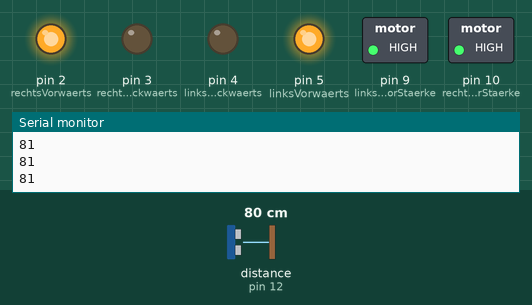
Recording of a sketch running on a simulated Arduino Uno, built with avr-gcc and run on an emulated ATmega328P. Parts: switched loads named in the sketch (green lamp = pin HIGH), output pins drawn as LEDs (lit = HIGH), the last lines printed to the serial monitor. Wiring (inferred from the names in the program): ultrasonic range finder: trigger pin 11; echo pin 12. Inputs (shaded band) come from the test bench; at power-on: distance to the obstacle (sensor on pin 12) 80 cm. The echo pulse lasts 58.3 µs per cm; pins used as bus, display or sensor lines are not drawn.

Above: at 1.2 s.
1.3 s: distance to the obstacle (sensor on pin 12) set to 22 cm
2.8 s: distance to the obstacle (sensor on pin 12) set to 17 cm
At 4.2 s:
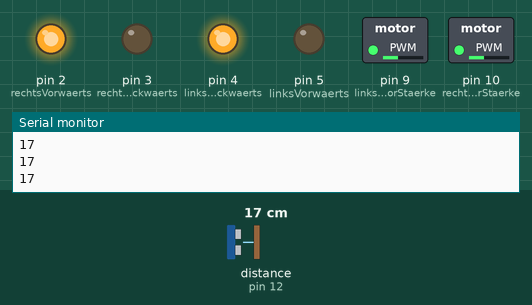
4.5 s: distance to the obstacle (sensor on pin 12) set to 35 cm
At 5.8 s:
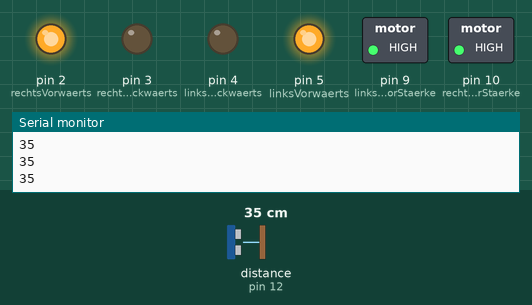
6.1 s: distance to the obstacle (sensor on pin 12) set to 2 cm
At 7.4 s:
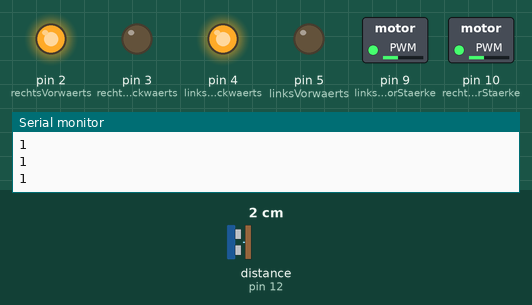
7.7 s: distance to the obstacle (sensor on pin 12) set to 60 cm
At 9.2 s:
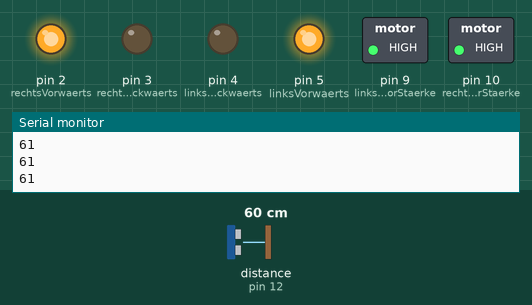
Timing chart, 0 to 10.3 s (numbered marks = the images above; inputs shaded):
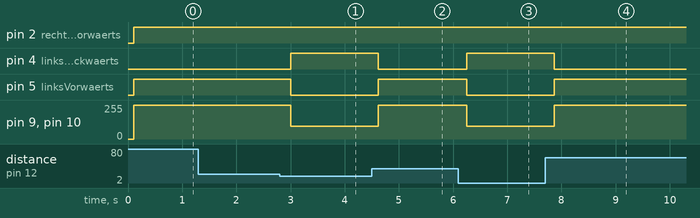

Measured:
- the behaviour switches between 20 and 19 cm on distance to the obstacle (sensor on pin 12) (found by bisection; images 0 and 1)
- after the input at 2.8 s, pin 4 (linksRueckwaerts): LOW → HIGH after 0.20 s; pin 5 (linksVorwaerts): HIGH → LOW after 0.20 s; pin 9 (linksMotorStaerke), pin 10 (rechtsMotorStaerke): 255/255 → 95/255 after 0.20 s
- after the input at 4.5 s, pin 4 (linksRueckwaerts): HIGH → LOW after 0.12 s; pin 5 (linksVorwaerts): LOW → HIGH after 0.12 s; pin 9 (linksMotorStaerke), pin 10 (rechtsMotorStaerke): 95/255 → 255/255 after 0.12 s
- after the input at 6.1 s, pin 4 (linksRueckwaerts): LOW → HIGH after 0.16 s; pin 5 (linksVorwaerts): HIGH → LOW after 0.16 s; pin 9 (linksMotorStaerke), pin 10 (rechtsMotorStaerke): 255/255 → 95/255 after 0.16 s
- after the input at 7.7 s, pin 4 (linksRueckwaerts): HIGH → LOW after 0.17 s; pin 5 (linksVorwaerts): LOW → HIGH after 0.17 s; pin 9 (linksMotorStaerke), pin 10 (rechtsMotorStaerke): 95/255 → 255/255 after 0.17 s

The sketch:

sketch_jul19a.ino
```cpp
/******************************* VORBEREITUNG ANFANG *******************************************/

// Arduino Pins definieren und initialisieren

const int TRIGGER = 11;
const int echo = 12;
const int rechtsVorwaerts = 2;
const int rechtsRueckwaerts = 3;
const int linksVorwaerts = 5;
const int linksRueckwaerts = 4;
const int linksMotorStaerke = 9;
const int rechtsMotorStaerke = 10;

// Variablen für Ultraschallsensor definieren und initialisieren

int dauer = 0;
int distanz = 0;

// Arduino Pins genauer festlegen (OUTPUT- oder INPUT-Pins)

void setup()
{
  pinMode(TRIGGER , OUTPUT);
  pinMode(echo , INPUT);
  pinMode(rechtsVorwaerts , OUTPUT);
  pinMode(rechtsRueckwaerts , OUTPUT);
  pinMode(linksVorwaerts , OUTPUT);
  pinMode(linksRueckwaerts , OUTPUT);
  pinMode(linksMotorStaerke , OUTPUT);
  pinMode(rechtsMotorStaerke , OUTPUT);
  Serial.begin(9600);

}

/******************************* VORBEREITUNG ENDE *******************************************/


/******************************* PROGRAMM ANFANG *******************************************/

// Code, der ständig wiederholt wird (-> loop)

void loop()
{
  distanz = distanzMessen();

/******************************* PROGRAMMIERBARER TEIL ANFANG *******************************************/

// Ist das Objekt vor dem Sensor mehr als 20 cm entfernt, fährt der Roboter nach vorne
        analogWrite(linksMotorStaerke, 255);
        analogWrite(rechtsMotorStaerke, 255);
    if (distanz >= 20 || distanz <=0)
    {
    digitalWrite(rechtsVorwaerts , HIGH);
    digitalWrite(rechtsRueckwaerts , LOW);
    digitalWrite(linksVorwaerts , HIGH);
    digitalWrite(linksRueckwaerts , LOW);
    }

// Sonst dreht er sich gegen den Uhrzeigersinn

    else
    {
        analogWrite(linksMotorStaerke, 95);
        analogWrite(rechtsMotorStaerke, 95);
        digitalWrite(rechtsVorwaerts , HIGH);
        digitalWrite(rechtsRueckwaerts , LOW);
        digitalWrite(linksVorwaerts , LOW);
        digitalWrite(linksRueckwaerts , HIGH);
        delay(100);
    }

/******************************* PROGRAMMIERBARER TEIL ENDE *******************************************/

}

int distanzMessen()
{
  int distanz;

// Ultraschallsensor schickt Signal
  digitalWrite(TRIGGER, LOW);
  delayMicroseconds(2);
  digitalWrite(TRIGGER , HIGH);
  delayMicroseconds(10);
  digitalWrite(TRIGGER , LOW);

// Ultraschallsensor empfängt Signal wieder + Distanz wird berechnet

  dauer = pulseIn(echo , HIGH);
  distanz = (dauer/2) / 28.5 ;
  Serial.println(distanz);
  delay(100);
  return distanz;
}

/******************************* PROGRAMM ENDE *******************************************/
```
